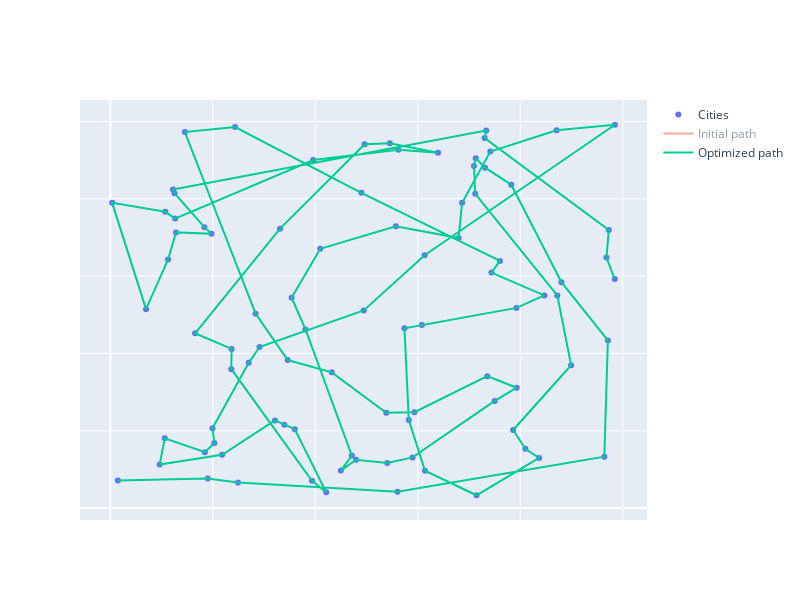

The notebook cell this image was saved under:
### Code cell
def plot_paths(A, order_initial, order_optimized):
    fig = go.Figure()
    
    fig.add_trace(go.Scatter(x=A[:,0], y=A[:,1],
                    mode='markers',
                    name='Cities'))
    fig.add_trace(go.Scatter(x=A[order_initial][:,0], y=A[order_initial][:,1],
                    mode='lines',
                    name='Initial path',
                     visible='legendonly'))
    fig.add_trace(go.Scatter(x=A[order_optimized][:,0], y=A[order_optimized][:,1],
                    mode='lines',
                    name='Optimized path'))
    
    fig.update_layout(
        width=800,
        height=600,
    )
    fig.update_xaxes(showticklabels=False)
    fig.update_yaxes(showticklabels=False)
    return fig

plot_paths(A, order, x)
